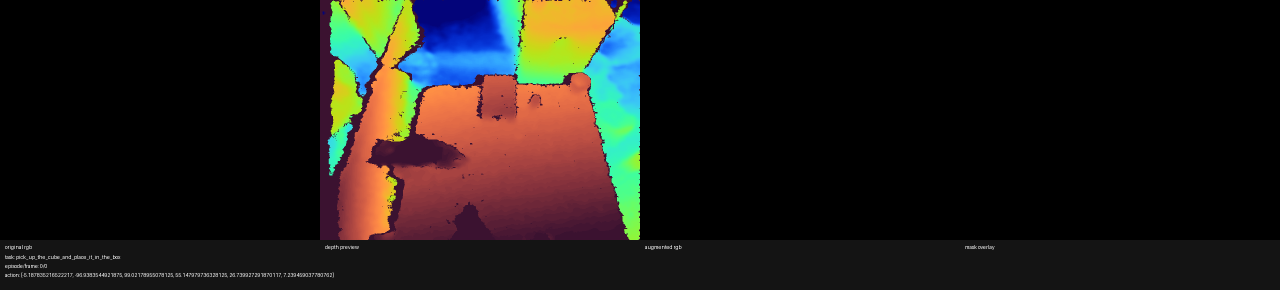
#> input picture debug/alignment_newdepth07_ep0_f0.png, 2560 x 580 px (shown at 1/2 size)
$ python -i genaug_rgbd_masks.py   (imports and definitions only)   (older library calls are emulated)
#> lines starting #> are read from the running program, lines starting #| are printed output that depends on the picture; after the words box and inside, x2 and y2 are one past the last pixel; in counts of white or black regions, pixels touching at a corner belong together
from __future__ import annotations

import json
import logging
from dataclasses import asdict, dataclass, field
from typing import Any

import cv2
import numpy as np

from lerobot.genaug.geometry.depth_utils import sanitize_depth

LOGGER = logging.getLogger(__name__)

MIN_COMPONENT_AREA_PX = 1_200
BORDER_GUARD_PX = 24
MORPH_KERNEL = 5
DEFAULT_QUANTILE = 35.0
DEFAULT_ABS_THRESHOLD_M: float | None = None
MAX_FOREGROUND_AREA_RATIO = 0.40
MIN_FOREGROUND_AREA_RATIO = 0.003
VALID_DEPTH_MIN_M = 0.25
VALID_DEPTH_MAX_M = 2.50
ROI_X_RANGE = (0.20, 0.80)
ROI_Y_RANGE = (0.18, 0.88)
ROI_NEAR_PERCENTILE = 12.0
ROI_UPPER_PERCENTILE = 38.0
DEPTH_BAND_BELOW_M = 0.03
DEPTH_BAND_ABOVE_M = 0.12
TOP_PLANE_MIN_WIDTH_RATIO = 0.28
TOP_PLANE_MAX_HEIGHT_RATIO = 0.32
TOP_PLANE_MAX_Y_RATIO = 0.58

BOTTLE_RIGHT_MIN_RATIO = 0.52
BOTTLE_TOP_MAX_RATIO = 0.52
BOTTLE_MAX_WIDTH_RATIO = 0.12
BOTTLE_MIN_ASPECT = 1.05
BOTTLE_MIN_AREA = 180
BOTTLE_MAX_AREA_RATIO = 0.06

BOX_MIN_AREA = 2500
BOX_MIN_WIDTH_RATIO = 0.12
BOX_MIN_HEIGHT_RATIO = 0.06
BOX_MAX_WIDTH_RATIO = 0.72
BOX_MIN_RECTANGULARITY = 0.35
BOX_OVERLAP_TOP_PLANE_MAX = 0.75


@dataclass
class CandidateStats:
    label: int
    bbox_xywh: list[int]
    area: int
    centroid_xy: list[float]
    aspect_ratio: float
    extent: float
    mean_depth_m: float
    median_depth_m: float
    min_depth_m: float
    max_depth_m: float
    touch_right_border: bool
    touch_bottom_border: bool
    vertical_position_score: float
    bottle_score: float
    box_score: float


@dataclass
class MaskDiagnostics:
    frame_index: int
    valid_ratio: float
    foreground_threshold_m: float
    num_components: int
    selected_component_area: int
    bottle_area: int
    box_area: int
    split_success: bool
    split_confidence: float
    bottle_confidence: float
    box_confidence: float
    failure_reason: str
    notes: list[str] = field(default_factory=list)
    candidate_count: int = 0
    fallback_split_used: bool = False
    semantic_label_verified: bool = False
    rgb_shape: list[int] = field(default_factory=list)
    depth_shape: list[int] = field(default_factory=list)
    valid_mask_shape: list[int] = field(default_factory=list)
    threshold_candidate_centroid_xy: list[float] = field(default_factory=list)
    threshold_candidate_bbox_xywh: list[int] = field(default_factory=list)
    threshold_candidate_area: int = 0
    raw_foreground_centroid_xy: list[float] = field(default_factory=list)
    raw_foreground_bbox_xywh: list[int] = field(default_factory=list)

    def to_dict(self) -> dict[str, Any]:
        return asdict(self)


@dataclass
class RGBDMaskResult:
    rgb: np.ndarray
    depth_m: np.ndarray
    valid_depth_mask: np.ndarray
    raw_foreground_mask: np.ndarray
    cleaned_foreground_mask: np.ndarray
    connected_components_rgb: np.ndarray
    bottle_mask: np.ndarray
    box_mask: np.ndarray
    combined_foreground_mask: np.ndarray
    background_edit_mask: np.ndarray
    object_edit_mask_bottle: np.ndarray
    object_edit_mask_box: np.ndarray
    diagnostics: MaskDiagnostics
    candidate_list: list[CandidateStats]
    split_labels: dict[str, str]
    extra_masks: dict[str, np.ndarray]

    # [5 lines left out: function diagnostics_json, not called in this run]

def _component_mask(labels: np.ndarray, label_id: int) -> np.ndarray:
    return ((labels == label_id).astype(np.uint8) * 255)


# [23 lines left out: functions _bbox_from_mask, _centroid_from_mask, _rectangularity, not called in this run]


def _mask_area(mask: np.ndarray) -> int:
    return int(np.count_nonzero(_to_mask_u8(mask)))

# [118 lines left out: functions _to_uint8_rgb, _to_mask_u8, _central_table_roi_mask, compute_valid_depth_mask, _apply_border_guard, extract_depth_foreground, not called in this run]


def _rgb_edge_strength(rgb: np.ndarray) -> np.ndarray:
    gray = cv2.cvtColor(rgb, cv2.COLOR_RGB2GRAY)
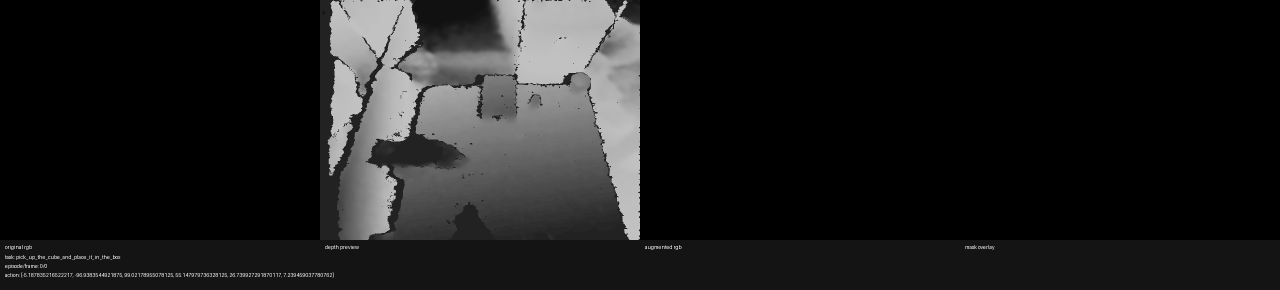
#> gray: shape (580, 2560) (shown at 1/2 size); min 0, max 254, mean 27.6
    edges = cv2.Canny(gray, 50, 120)
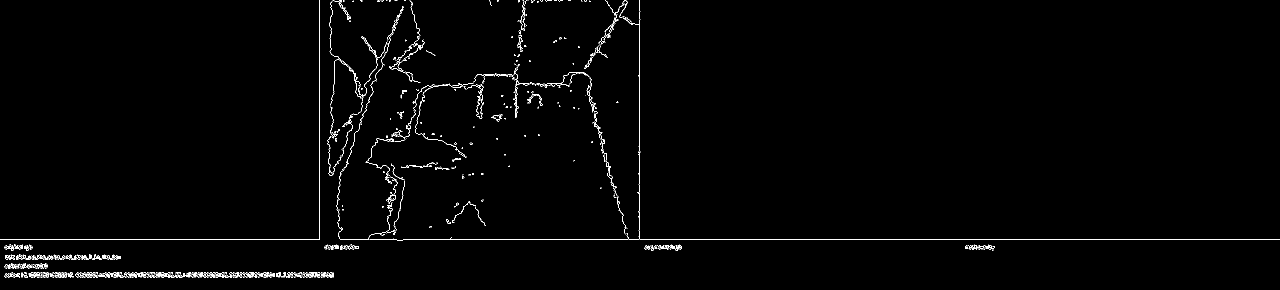
#> edges: shape (580, 2560) (shown at 1/2 size); 1.1% white in thin lines or dots
    return cv2.GaussianBlur(edges, (5, 5), 0)
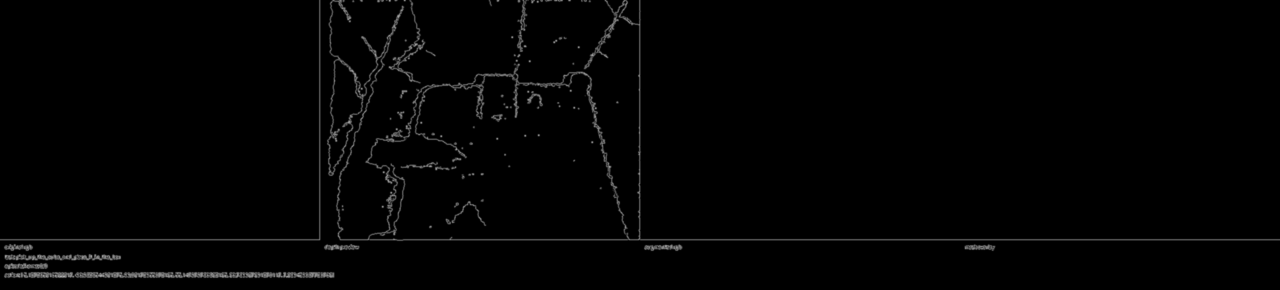
#> returned value: shape (580, 2560) (shown at 1/2 size); min 0, max 179, mean 2.8


# [606 lines left out: functions _depth_discontinuity, score_candidates, _largest_component, _pick_bottle_candidate, _pick_box_candidate, detect_top_plane and 7 more, not called in this run]

>>> import cv2
>>> picture = cv2.cvtColor(cv2.imread('../../../debug/alignment_newdepth07_ep0_f0.png'), cv2.COLOR_BGR2RGB)
>>> result = _rgb_edge_strength(picture)

$ run again, on debug/alignment_newdepth07_ep0_frame1.png
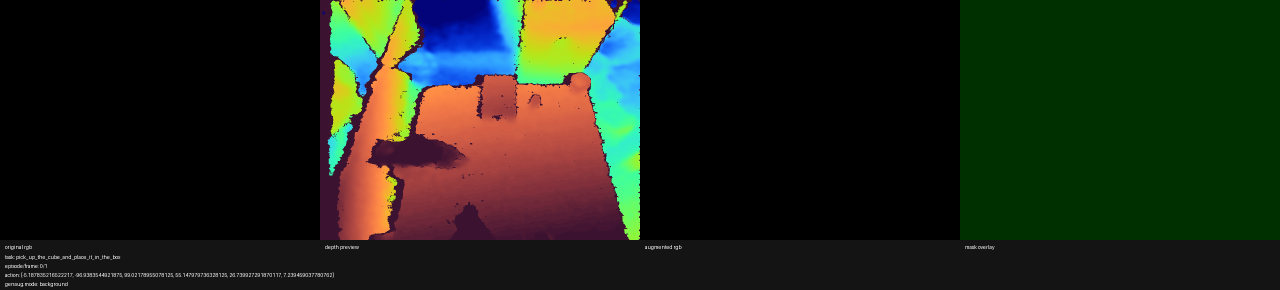
#> input picture debug/alignment_newdepth07_ep0_frame1.png, 2560 x 580 px (shown at 1/2 size)
#> in _rgb_edge_strength, `gray = cv2.cvtColor(rgb, cv2.COLOR_RGB2GRAY)`:
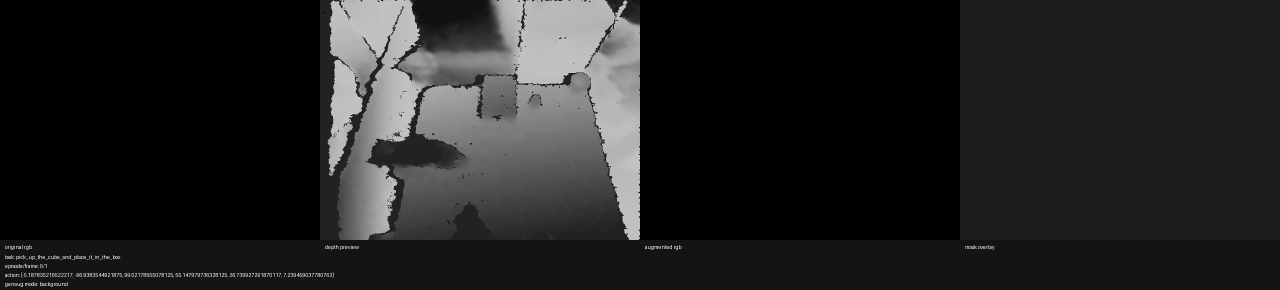
#> gray: shape (580, 2560) (shown at 1/2 size); min 0, max 254, mean 33.4
#> in _rgb_edge_strength, `edges = cv2.Canny(gray, 50, 120)`:
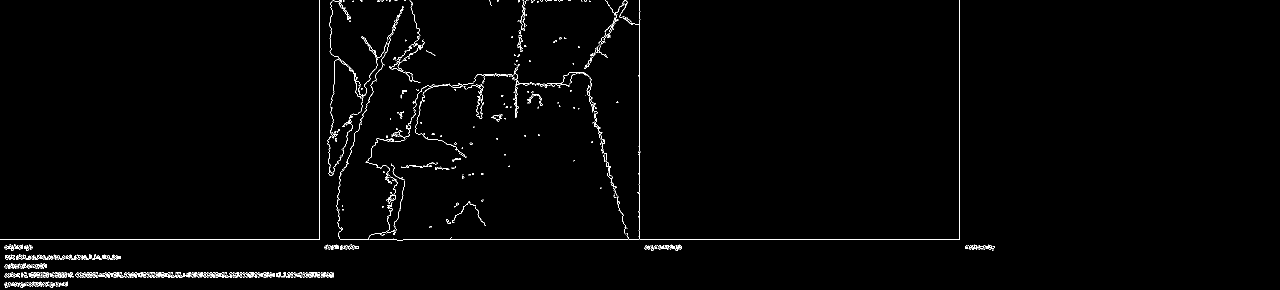
#> edges: shape (580, 2560) (shown at 1/2 size); 1.1% white in thin lines or dots, all inside (x1, y1, x2, y2) = (0, 0, 1990, 575)
